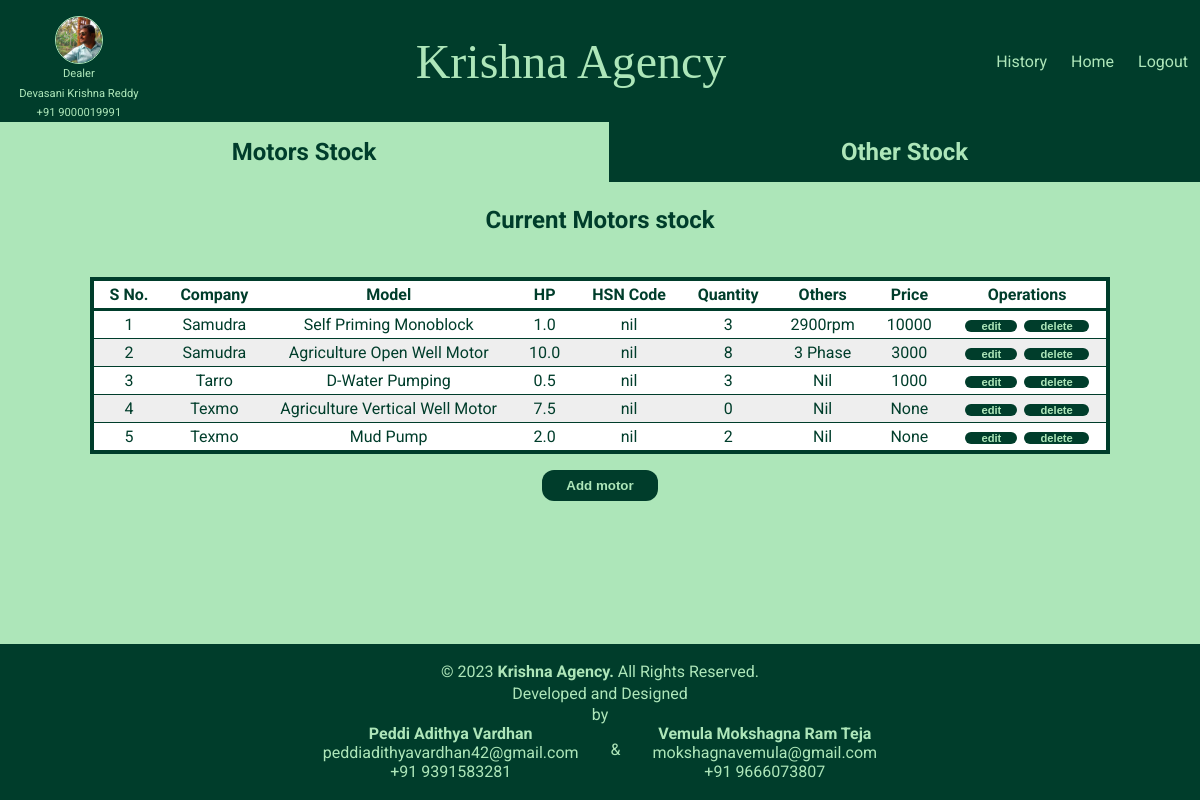
Page /stock_page/ (signed in) on the committed database.
### stock/models.py (models this page shows, shortened)
class motor_products(models.Model):
    company=models.CharField(max_length=50)
    model_name=models.CharField(max_length=100)
    hp=models.DecimalField(max_digits=3, decimal_places=1)
    others=models.CharField(max_length=100)
    quantity=models.IntegerField()
    hsncode=models.CharField(max_length=50)
    price=models.IntegerField(null=True)

### stock/views.py (the view)
# urls.py: path("stock_page/", views.stock_page, name='stockpage'),
@login_required(login_url='loginpage')
def stock_page(request):
    present_stock=motor_products.objects.all().order_by("company")
    other_stock=other_products.objects.all().order_by("item_name")
    return render(request, "stock/stock.html",{
        "present_stock":present_stock,
        "other_stock":other_stock
    })

### stock/templates/stock/stock.html (shortened to what this page needs)
{% extends 'stock_base.html' %}
{% load static %}
{% block page_css %}
    <link rel="stylesheet" href="{% static "stock/stock.css" %}">
{% endblock page_css %}
{% block page_body %}
<main>
    <div class="options">
        <div class="op current" id="op1"><span class="unline">Motors Stock</span></div>
        <div class="op" id="op2"><span class="unline">Other Stock</span></div>
    </div>
    <form>
        <div id="motors">
            <h3>Current Motors stock</h3>
            <br>
            <table>
                <thead>
                    <tr>
                        <th>S No. </th>
                        <th>Company</th>
                        <th>Model</th>
                        <th>HP</th>
                        <th>HSN Code</th>
                        <th>Quantity</th>
                        <th>Others</th>
                        <th>Price</th>
                        <th>Operations</th>
                    </tr>
                </thead>
                <tbody>
                    {% for fields in present_stock %}
                    <tr>
                        <td>{{ forloop.counter }}</td>
                        <td>{{fields.company | title}}</td>
                        <td>{{fields.model_name | title}}</td>
                        <td>{{fields.hp}}</td>
                        <td>{{fields.hsncode}}</td>
                        <td>{{fields.quantity}}</td>
                        <td>{{fields.others | title }}</td>
                        <td>{{fields.price}}</td>
                        <td><button class="operations"><a href={% url 'editmotor' fields.id %}>edit</a></button>
                            <button class="operations"><a href={% url 'delete-motor' fields.id %}>delete</a></button>
                        </td>
                    </tr>
                    {% endfor %}
                </tbody>
            </table>
            <button class="abut">
                <a href={% url 'motorsentrypage' %}>
                    Add motor
            </button>
        </div>
    </form>
</main>
{% endblock page_body %}

### static/style.css (style rules this page uses)
* { box-sizing: border-box; }
:root { --dark-color: #003d2b; --light-bg-color: #ade6b9; }
body { margin: auto; background-color: var(--light-bg-color); font-family: 'Roboto', sans-serif; display: flex; flex-direction: column; min-height: 100vh; }
main { flex-grow: 1; }

### stock/static/stock/includes/header.css (style rules this page uses)
a { text-decoration: none; color: var(--light-bg-color);; }

### stock/static/stock/stock.css (style rules this page uses)
body { margin: 0; color: var(--dark-color); }
.options { display: flex; width: 100%; cursor: pointer; position: relative; top: 0; user-select: none; }
#op2 { border-left: 1px solid var(--light-bg-color);; }
.op { flex-grow: 1; text-align: center; padding: 1rem; font-weight: bold; font-size: 1.5rem; background-color: var(--dark-color);; color: var(--light-bg-color);; transition: .4s; }
.unline { transition: .4s; }
h3 { text-align: center; font-size: 1.5rem; user-select: none; }
table { margin: auto; border: 0.3rem solid var(--dark-color);; border-collapse: collapse; background-color: #ffffff; }
th, td { padding: 0.25rem 1rem; text-align: center; border-bottom: 1px solid var(--dark-color);; }
tr:nth-child(2n) { background-color: #eeeeee; }
th { border-bottom: 0.2rem solid var(--dark-color);; }
tr:last-child>td { border-bottom: none; }
#others, #motors { transition: 1s; }
button { display: block; margin: 1rem auto; padding: .5rem 1.5rem; background-color: var(--dark-color);; cursor: pointer; border: none; border-radius: 12px; user-select: none; transition: .4s; }
.abut { padding: 0; }
.abut>a { display: block; padding: .5rem 1.5rem; font-weight: bolder; color: var(--light-bg-color);; text-decoration: none; }
button>a { font-weight: bolder; color: var(--light-bg-color);; text-decoration: none; }
.current { color: var(--dark-color);; background-color: var(--light-bg-color);; }
button.operations { display: inline; color: var(--light-bg-color);; width: fit-content; font-size: .7rem; margin: .1rem; padding: 0; }
.operations>a { padding: .2rem 1rem; }

### rows in the picture
motor_products: company "Samudra", model_name "Self Priming Monoblock", hp "1.0", hsncode "nil", quantity "3", others "2900rpm", price "10000"
motor_products: company "Samudra", model_name "Agriculture Open Well Motor", hp "10.0", hsncode "nil", quantity "8", others "3 Phase", price "3000"
motor_products: company "Tarro", model_name "D-Water Pumping", hp "0.5", hsncode "nil", quantity "3", others "Nil", price "1000"
motor_products: company "Texmo", model_name "Agriculture Vertical Well Motor", hp "7.5", hsncode "nil", quantity "0", others "Nil", price "None"
motor_products: company "Texmo", model_name "Mud Pump", hp "2.0", hsncode "nil", quantity "2", others "Nil", price "None"
